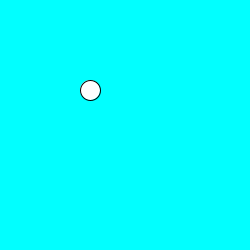
Frame 1 (no input)
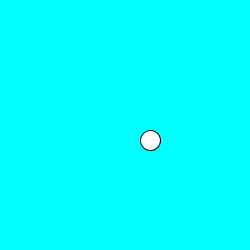
Frame 60 (the mouse pressed at the canvas centre just before this capture)
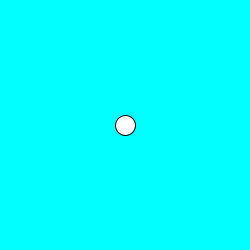
Frame 120 (the mouse held since frame 60 and released just before this capture)

The Processing sketch that drew these frames (run headless with seeded random() and noise(); from frame 60 on, the mouse is pressed at the canvas centre):

// Processing sketch: processing_106856
// ── processing_106856.pde

int x=90;
int y=90;

int dx=20;
int dy=10;

void setup() {  //setup function called initially, only once
  size(250, 250);
 
}

void draw() {
background(1,255,255);  
    ellipse(x,y,20,20);
    y=y+dy;
    x=x+dx;
    if (x>250){
        dx=-dx;
    }
    if (x<0){
        dx=-dx;
        }   

    if (y>250){
        dy=-dy;
    }
    if (y<0){
        dy=-dy;
        } 
    if(mousePressed){
        x=mouseX;
        y=mouseY;  
        }
}
